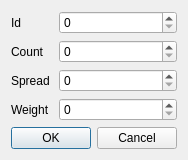
<?xml version="1.0" encoding="UTF-8"?>
<ui version="4.0">
 <class>ItemDialog</class>
 <widget class="QDialog" name="ItemDialog">
  <property name="geometry">
   <rect>
    <x>0</x>
    <y>0</y>
    <width>221</width>
    <height>167</height>
   </rect>
  </property>
  <property name="windowTitle">
   <string>Dialog</string>
  </property>
  <layout class="QFormLayout" name="formLayout_2">
   <property name="sizeConstraint">
    <enum>QLayout::SetFixedSize</enum>
   </property>
   <property name="horizontalSpacing">
    <number>9</number>
   </property>
   <item row="0" column="0">
    <widget class="QLabel" name="idLabel">
     <property name="text">
      <string>Id</string>
     </property>
    </widget>
   </item>
   <item row="0" column="1">
    <widget class="QSpinBox" name="idSpinBox">
     <property name="maximum">
      <number>999999</number>
     </property>
    </widget>
   </item>
   <item row="1" column="0">
    <widget class="QLabel" name="countLabel">
     <property name="text">
      <string>Count</string>
     </property>
    </widget>
   </item>
   <item row="1" column="1">
    <widget class="QSpinBox" name="countSpinBox">
     <property name="maximum">
      <number>999999</number>
     </property>
    </widget>
   </item>
   <item row="2" column="0">
    <widget class="QLabel" name="spreadLabel">
     <property name="text">
      <string>Spread</string>
     </property>
    </widget>
   </item>
   <item row="2" column="1">
    <widget class="QSpinBox" name="spreadSpinBox">
     <property name="maximum">
      <number>999999</number>
     </property>
    </widget>
   </item>
   <item row="3" column="0">
    <widget class="QLabel" name="weightLabel">
     <property name="text">
      <string>Weight</string>
     </property>
    </widget>
   </item>
   <item row="4" column="0" colspan="2">
    <widget class="QDialogButtonBox" name="buttonBox">
     <property name="standardButtons">
      <set>QDialogButtonBox::Cancel|QDialogButtonBox::Ok</set>
     </property>
    </widget>
   </item>
   <item row="3" column="1">
    <widget class="QSpinBox" name="weightSpinBox">
     <property name="maximum">
      <number>999999</number>
     </property>
    </widget>
   </item>
  </layout>
 </widget>
 <resources/>
 <connections/>
</ui>
